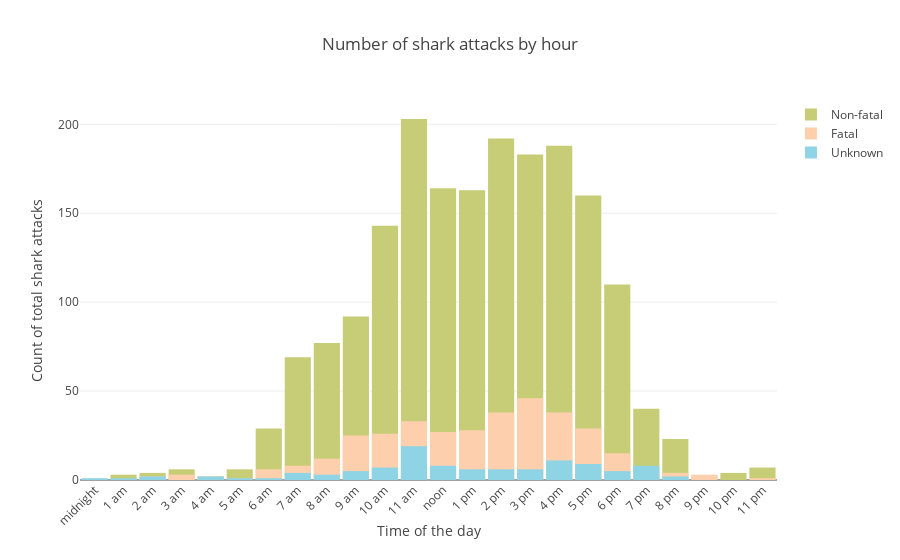

The notebook cell saved with this chart:
### Code cell
hour = list(range(0,25,1))
hourtext = ['midnight', '1 am', '2 am', '3 am', '4 am', '5 am', '6 am', '7 am', '8 am', '9 am', '10 am', '11 am',
           'noon', '1 pm', '2 pm', '3 pm', '4 pm', '5 pm', '6 pm', '7 pm', '8 pm', '9 pm', '10 pm', '11 pm']
trace1 = go.Histogram(
    x=time_nonfatal['Hour'],
    opacity=1, name = "Non-fatal", marker=dict(color=green)
)
trace2 = go.Histogram(
    x=time_fatal['Hour'],
    opacity=1, name = "Fatal", marker=dict(color=pink)
)

trace3 = go.Histogram(
    x=time_na_fatality['Hour'],
    opacity=1, name = "Unknown", marker=dict(color=light_blue)
)

data = [trace1, trace2, trace3]

layout = go.Layout(barmode='overlay',
        xaxis=dict(title='Time of the day',
            tickvals=list(range(0,25,1)),
            ticktext = hourtext, tickangle=-45),
                   
    title='Number of shark attacks by hour',
    yaxis=dict(
        title='Count of total shark attacks'
    ),
    bargap=0.1
)
fig = go.Figure(data=data, layout=layout)
iplot(fig, filename = "Sharks histogram")

### Figure 1 — Plotly figure (JSON) as saved in the notebook; plotly's stock layout.template omitted (floating-point values rounded to 4 significant figures; data arrays with more than 128 entries replaced by an {"elided": "..."} marker saying what was removed)
{"data": [{"marker": {"color": "rgb(199, 204, 118)"}, "name": "Non-fatal", "opacity": 1, "type": "histogram", "uid": "345a13cd-d8f2-4034-ba60-baa4f9da967e", "x": {"elided": "4069 int values"}}, {"marker": {"color": "rgb(254, 207, 173)"}, "name": "Fatal", "opacity": 1, "type": "histogram", "uid": "797ff629-930b-404f-b3da-612984350a73", "x": {"elided": "1078 int values"}}, {"marker": {"color": "rgb(142, 212, 229)"}, "name": "Unknown", "opacity": 1, "type": "histogram", "uid": "5413a9c4-fad3-44c8-85ad-3b1aeb7e4cca", "x": {"elided": "523 int values"}}], "layout": {"bargap": 0.1, "barmode": "overlay", "title": {"text": "Number of shark attacks by hour"}, "xaxis": {"tickangle": -45, "ticktext": ["midnight", "1 am", "2 am", "3 am", "4 am", "5 am", "6 am", "7 am", "8 am", "9 am", "10 am", "11 am", "noon", "1 pm", "2 pm", "3 pm", "4 pm", "5 pm", "6 pm", "7 pm", "8 pm", "9 pm", "10 pm", "11 pm"], "tickvals": [0, 1, 2, 3, 4, 5, 6, 7, 8, 9, 10, 11, 12, 13, 14, 15, 16, 17, 18, 19, 20, 21, 22, 23, 24], "title": {"text": "Time of the day"}}, "yaxis": {"title": {"text": "Count of total shark attacks"}}}}
